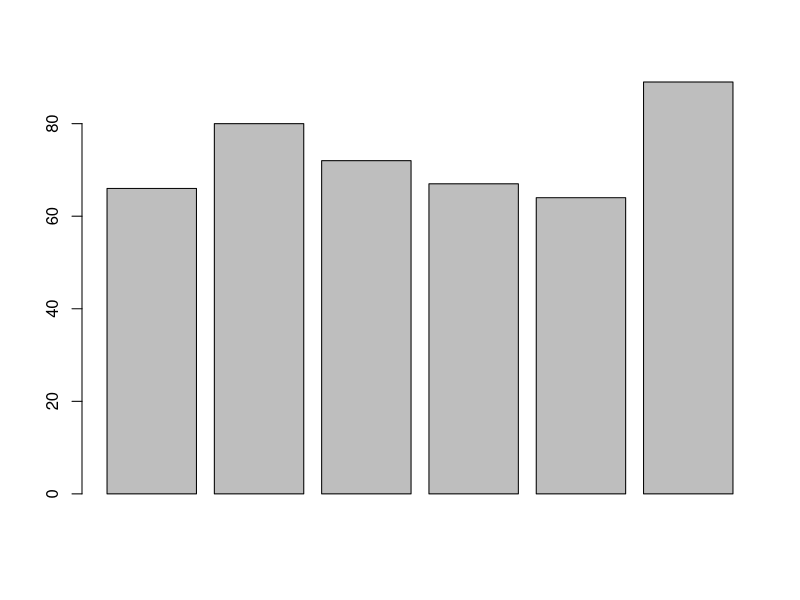
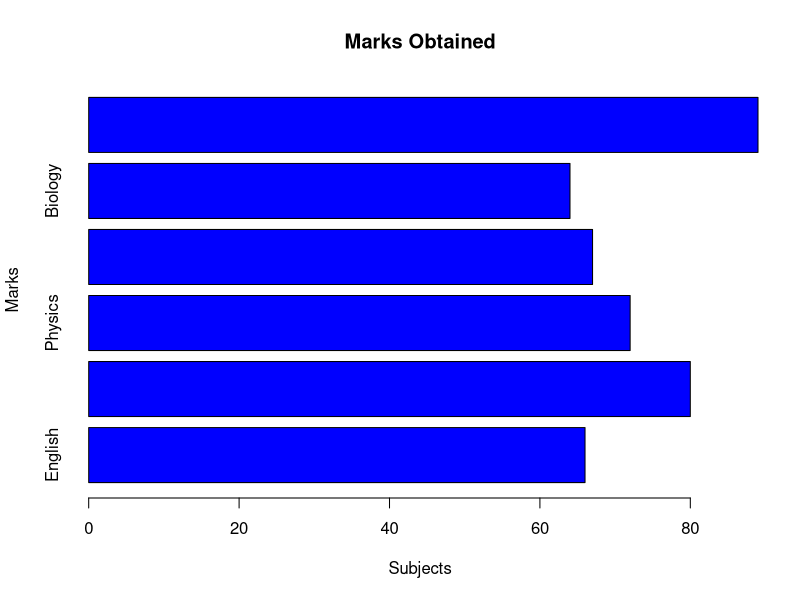
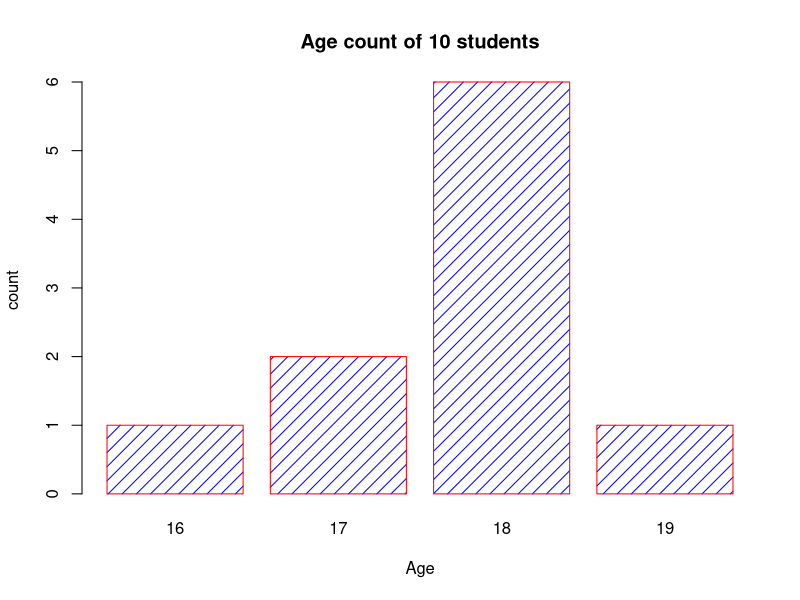
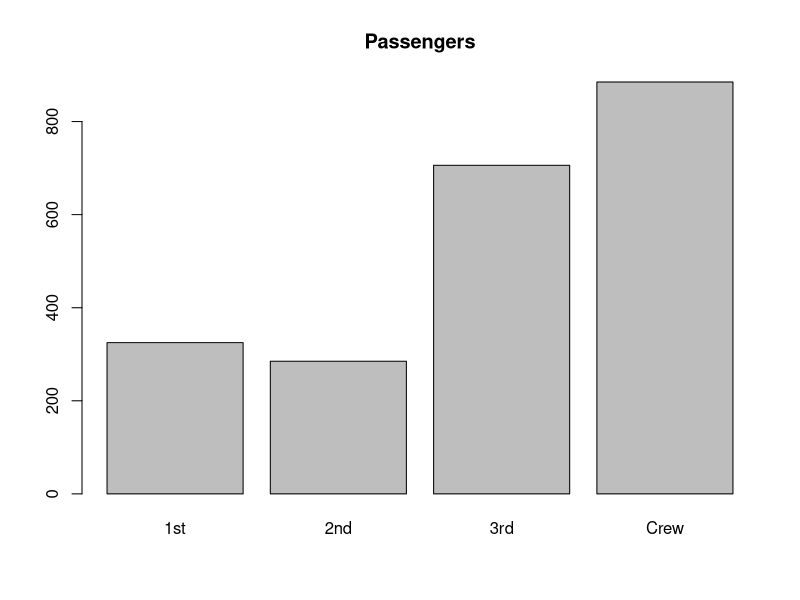
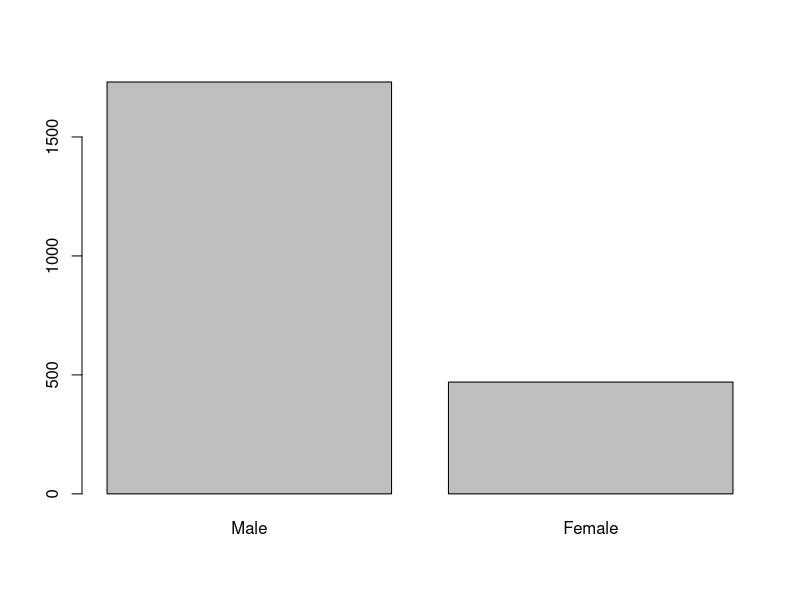
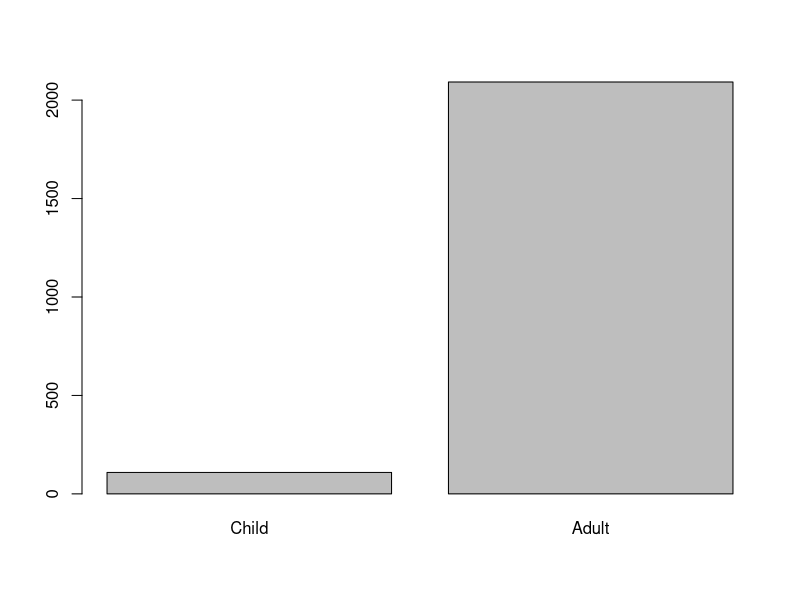
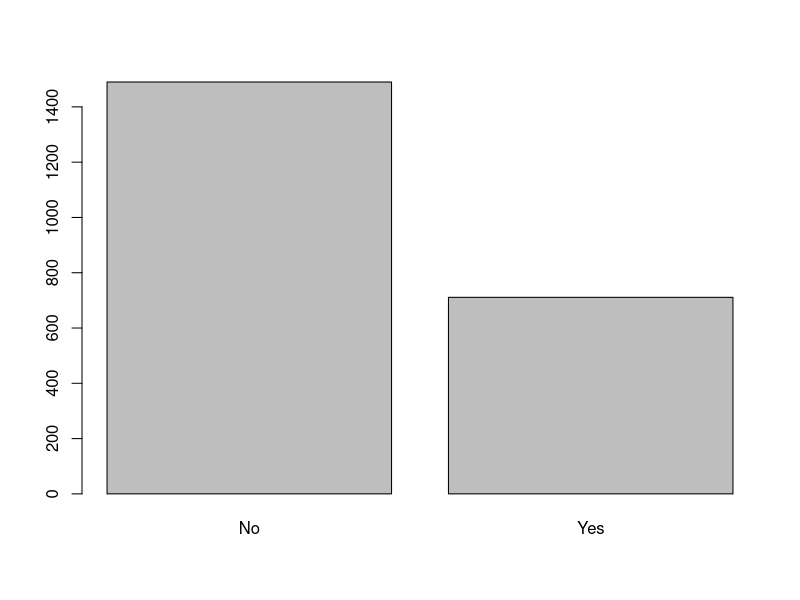

Source code (R) for these figures, in order: (Note: this script raises an error after producing the figures.)
#Demonstrates the visualization of the data in R
#Demonstrates the Bar Plot

#construct a vector with maximum marks
marks<-c(66,80,72,67,64,89)
barplot(marks)

#More details can be added to the plot so that the data being represented is better explained.
#main -s used to give a title
#xlab,ylab is used for labelling x and y axis respectively
#names.arg is used to label the names of each data element
#col="Color_Name)" is used to define the colour of the plot
#horiz=TRUE is used to specify that the bar plot be designed in horizontal direction.
#More details can be obtained by ?barplot()
barplot(marks, 
        main="Marks Obtained",
        xlab="Subjects",
        ylab="Marks",
        names.arg=c("English","Mathematics","Physics","Chemistry","Biology","Social Studies"),
        col="blue",
        horiz=TRUE
        )

#Displaying categorical data using bar plots.
#Use Case: For example, consider the age of all the freshmen in a collage. There will be 
#huge number of students belonging to a specific age. Plotting the age in a bar plot will not provide any useful information
#but displaying how many students fall within a specific age will provide valueble insight

#consider a vector with ages of freshman
age<-c(17,18,18,17,18,19,18,16,18,18)

#use the table() function to get the count of students in each specific age
table(age)

#Plot the number of students in each age
barplot(table(age),
        main="Age count of 10 students",
        xlab="Age",
        ylab="count",
        border = "red",
        col="blue",
        density=10
        )

#Plotting bar plots using higher dimension tables.
#Using Titanic data set which provides data in 4 dimensions, class, sex, age, survival.
#margin.table() function is used to sum up the data according to a given index.
#To understand display all the below 5 lines of data.

Titanic
margin.table(Titanic,1)
margin.table(Titanic,2)
margin.table(Titanic,3)
margin.table(Titanic,4)

barplot(margin.table(Titanic,1), main="Passengers")
barplot(margin.table(Titanic,2))
barplot(margin.table(Titanic,3))
#Survived
barplot(margin.table(Titanic,4))

#To input matrix as the input for bar plot.

#FIGURE OUT A WAY TO BUILD THE MATRIX FROM TITANIC DATASET

#THE MATRIX NEEDS TO BE IN THE FORMAT BELOW

#Survival 1st 2nd 3rd Crew
#No  122 167 528  673
#Yes 203 118 178  212


#THIS WILL NOT WORK UNTILL titanic.data is constructed.
#ALSO ADD ANOTHER ARGUMENT beside=TRUE 
barplot(titanic.data,
        main = "Survival of Each Class",
        xlab = "Class",
        col = c("red","green")
)
legend("topleft",
       c("Not survived","Survived"),
       fill = c("red","green")
)

titanic.data

barplot(titanic.data,
        main = "Survival of Each Class",
        xlab = "Class",
        ylab="count",
        col = c("red","green")
)



